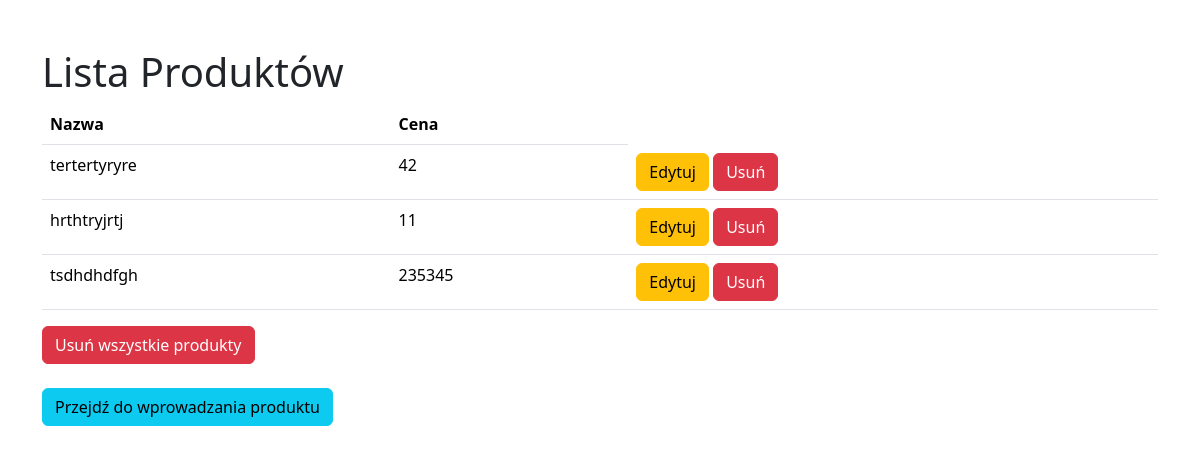
/products/, run on an earlier commit of the app's database.
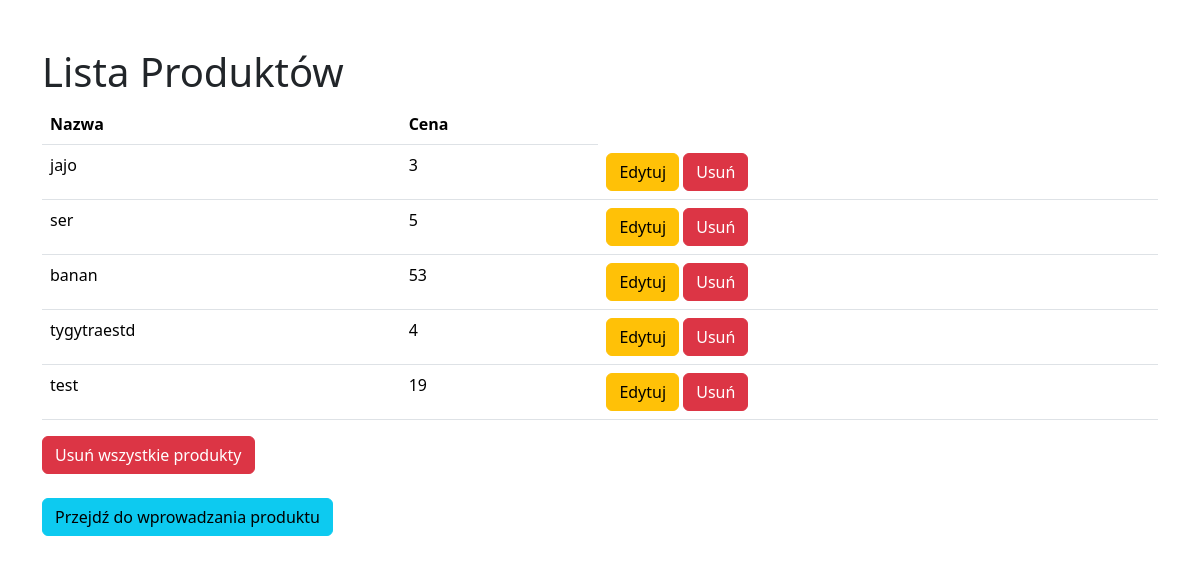
And on a later commit of the database.
### miniSklep/models.py (models this page shows)
class Products(models.Model):
    name = models.CharField(max_length=64)
    price = models.PositiveIntegerField()

### miniSklep/views.py (the view, shortened to what this page needs)
# urls.py: path('products/', products, name="products"),
def products(request):
    products = Products.objects.all()
    return render(request, "products.html", {"Products": products})

### miniSklep/templates/products.html (shortened to what this page needs)
<!DOCTYPE html>
<html lang="pl">
<head>
    <link href="https://cdn.jsdelivr.net/npm/bootstrap@5.3.3/dist/css/bootstrap.min.css" rel="stylesheet">
</head>
<body class="container mt-5">
    <h1>Lista Produktów</h1>
    <table class="table">
        <thead>
            <tr>
                <th>Nazwa</th>
                <th>Cena</th>
            </tr>
        </thead>
        <tbody>
            {% for product in Products %}
            <tr>
                <td>{{ product.name }}</td>
                <td>{{ product.price }}</td>
                <td>
                    <form method="POST" style="display:inline;">
                        <button type="submit" class="btn btn-warning">Edytuj</button>
                    </form>
                    <form method="POST" style="display:inline;">
                        <button type="submit" class="btn btn-danger">Usuń</button>
                    </form>
                </td>
            </tr>
            {% endfor %}
        </tbody>
    </table>
    <form method="POST">
        <button class="btn btn-danger" name="usunAll">Usuń wszystkie produkty</button>
    </form>
    <br><button type="button" class="btn btn-info" onclick="location.href='http://127.0.0.1:8000/sklep'">Przejdź do wprowadzania produktu</button>
</body>
</html>

What changed in the data, as far as the page shows it:
removed Products: name "tertertyryre", price "42"
removed Products: name "hrthtryjrtj", price "11"
removed Products: name "tsdhdhdfgh", price "235345"
added Products: name "jajo", price "3"
added Products: name "ser", price "5"
added Products: name "banan", price "53"
added Products: name "tygytraestd", price "4"
added Products: name "test", price "19"
